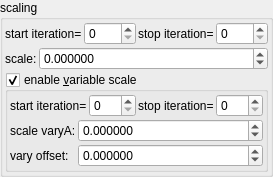
    <widget class="QGroupBox" name="groupBox_9">
     <property name="title">
      <string>scaling</string>
     </property>
     <layout class="QVBoxLayout" name="verticalLayout_13" stretch="0,0,0">
      <property name="spacing">
       <number>2</number>
      </property>
      <property name="leftMargin">
       <number>2</number>
      </property>
      <property name="topMargin">
       <number>2</number>
      </property>
      <property name="rightMargin">
       <number>2</number>
      </property>
      <property name="bottomMargin">
       <number>2</number>
      </property>
      <item>
       <layout class="QHBoxLayout" name="horizontalLayout_2" stretch="0,1,0,1">
        <property name="topMargin">
         <number>0</number>
        </property>
        <item>
         <widget class="QLabel" name="label_66">
          <property name="text">
           <string>start iteration=</string>
          </property>
         </widget>
        </item>
        <item>
         <widget class="MySpinBox" name="spinboxInt_transf_start_iterations_S">
          <property name="sizePolicy">
           <sizepolicy hsizetype="Minimum" vsizetype="Maximum">
            <horstretch>0</horstretch>
            <verstretch>0</verstretch>
           </sizepolicy>
          </property>
          <property name="minimum">
           <number>0</number>
          </property>
          <property name="maximum">
           <number>999</number>
          </property>
          <property name="value">
           <number>0</number>
          </property>
         </widget>
        </item>
        <item>
         <widget class="QLabel" name="label_51">
          <property name="text">
           <string>stop iteration=</string>
          </property>
         </widget>
        </item>
        <item>
         <widget class="MySpinBox" name="spinboxInt_transf_stop_iterations_S">
          <property name="sizePolicy">
           <sizepolicy hsizetype="Preferred" vsizetype="Maximum">
            <horstretch>0</horstretch>
            <verstretch>0</verstretch>
           </sizepolicy>
          </property>
          <property name="maximum">
           <number>999</number>
          </property>
         </widget>
        </item>
       </layout>
      </item>
      <item>
       <layout class="QHBoxLayout" name="horizontalLayout_3" stretch="0,1">
        <property name="topMargin">
         <number>0</number>
        </property>
        <item>
         <widget class="QLabel" name="label_8">
          <property name="text">
           <string>scale:</string>
          </property>
         </widget>
        </item>
        <item>
         <widget class="MyDoubleSpinBox" name="spinbox_transf_scale_2">
          <property name="sizePolicy">
           <sizepolicy hsizetype="Minimum" vsizetype="Maximum">
            <horstretch>0</horstretch>
            <verstretch>0</verstretch>
           </sizepolicy>
          </property>
          <property name="prefix">
           <string/>
          </property>
          <property name="suffix">
           <string/>
          </property>
          <property name="decimals">
           <number>6</number>
          </property>
          <property name="minimum">
           <double>-99.989999999999995</double>
          </property>
          <property name="maximum">
           <double>99.989999999999995</double>
          </property>
          <property name="singleStep">
           <double>0.100000000000000</double>
          </property>
         </widget>
        </item>
       </layout>
      </item>
      <item>
       <widget class="MyGroupBox" name="groupCheck_transf_function_enabledK_false">
        <property name="title">
         <string>enable &amp;variable scale</string>
        </property>
        <property name="checkable">
         <bool>true</bool>
        </property>
        <layout class="QVBoxLayout" name="verticalLayout_15" stretch="0,0">
         <property name="spacing">
          <number>2</number>
         </property>
         <property name="leftMargin">
          <number>2</number>
         </property>
         <property name="topMargin">
          <number>2</number>
         </property>
         <property name="rightMargin">
          <number>2</number>
         </property>
         <property name="bottomMargin">
          <number>2</number>
         </property>
         <item>
          <layout class="QHBoxLayout" name="horizontalLayout" stretch="0,1,0,1">
           <property name="topMargin">
            <number>0</number>
           </property>
           <item>
            <widget class="QLabel" name="label_74">
             <property name="text">
              <string>start iteration=</string>
             </property>
             <property name="wordWrap">
              <bool>true</bool>
             </property>
            </widget>
           </item>
           <item>
            <widget class="MySpinBox" name="spinboxInt_transf_start_iterations_K">
             <property name="sizePolicy">
              <sizepolicy hsizetype="Minimum" vsizetype="Maximum">
               <horstretch>0</horstretch>
               <verstretch>0</verstretch>
              </sizepolicy>
             </property>
             <property name="minimum">
              <number>0</number>
             </property>
             <property name="maximum">
              <number>999</number>
             </property>
             <property name="value">
              <number>0</number>
             </property>
            </widget>
           </item>
           <item>
            <widget class="QLabel" name="label_59">
             <property name="text">
              <string>stop iteration=</string>
             </property>
             <property name="wordWrap">
              <bool>true</bool>
             </property>
            </widget>
           </item>
           <item>
            <widget class="MySpinBox" name="spinboxInt_transf_stop_iterations_K">
             <property name="sizePolicy">
              <sizepolicy hsizetype="Preferred" vsizetype="Maximum">
               <horstretch>0</horstretch>
               <verstretch>0</verstretch>
              </sizepolicy>
             </property>
             <property name="maximum">
              <number>999</number>
             </property>
            </widget>
           </item>
          </layout>
         </item>
         <item>
          <layout class="QGridLayout" name="gridLayout_19" columnstretch="0,1">
           <property name="spacing">
            <number>2</number>
           </property>
           <item row="0" column="0">
            <widget class="QLabel" name="label_145">
             <property name="text">
              <string>scale varyA:</string>
             </property>
            </widget>
           </item>
           <item row="1" column="0">
            <widget class="QLabel" name="label_150">
             <property name="text">
              <string>vary offset:</string>
             </property>
            </widget>
           </item>
           <item row="0" column="1">
            <widget class="MyDoubleSpinBox" name="spinbox_transf_scale_vary_0">
             <property name="sizePolicy">
              <sizepolicy hsizetype="Minimum" vsizetype="Maximum">
               <horstretch>0</horstretch>
               <verstretch>0</verstretch>
              </sizepolicy>
             </property>
             <property name="prefix">
              <string/>
             </property>
             <property name="suffix">
              <string/>
             </property>
             <property name="decimals">
              <number>6</number>
             </property>
             <property name="minimum">
              <double>-99.989999999999995</double>
             </property>
             <property name="maximum">
              <double>99.989999999999995</double>
             </property>
             <property name="singleStep">
              <double>0.100000000000000</double>
             </property>
            </widget>
           </item>
           <item row="1" column="1">
            <widget class="MyDoubleSpinBox" name="spinbox_transf_scaleC_1">
             <property name="sizePolicy">
              <sizepolicy hsizetype="Minimum" vsizetype="Maximum">
               <horstretch>0</horstretch>
               <verstretch>0</verstretch>
              </sizepolicy>
             </property>
             <property name="prefix">
              <string/>
             </property>
             <property name="suffix">
              <string/>
             </property>
             <property name="decimals">
              <number>6</number>
             </property>
             <property name="minimum">
              <double>-99.989999999999995</double>
             </property>
             <property name="maximum">
              <double>99.989999999999995</double>
             </property>
             <property name="singleStep">
              <double>0.100000000000000</double>
             </property>
            </widget>
           </item>
          </layout>
         </item>
        </layout>
       </widget>
      </item>
     </layout>
    </widget>
